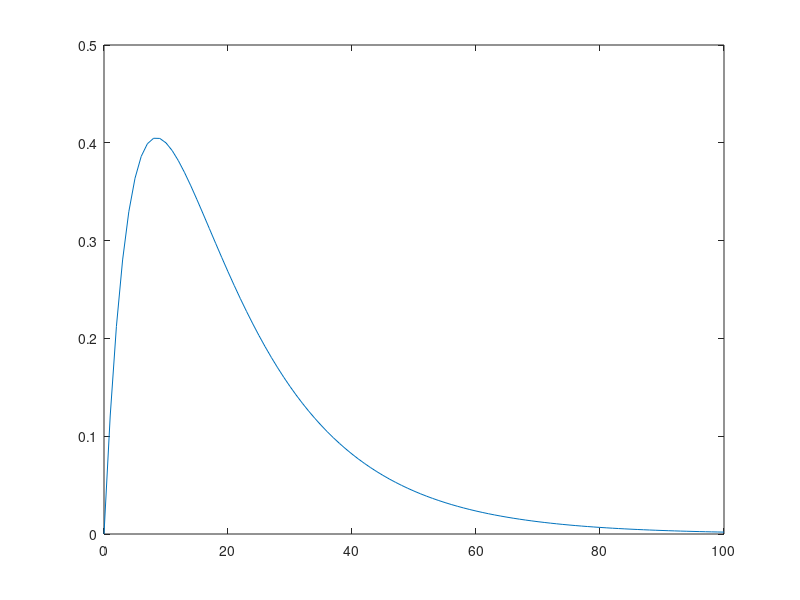

Reproduce this figure in MATLAB.


T1 = 16;  T2 = 5; 

A = 1;

t = 0.0 : 1.0 : 100.0 ; 

if t < 0
y = 0;
end
if t >= 0
y = A * ((exp(-t/T1))-(exp(-t/T2)));
end

plot(t, y)
